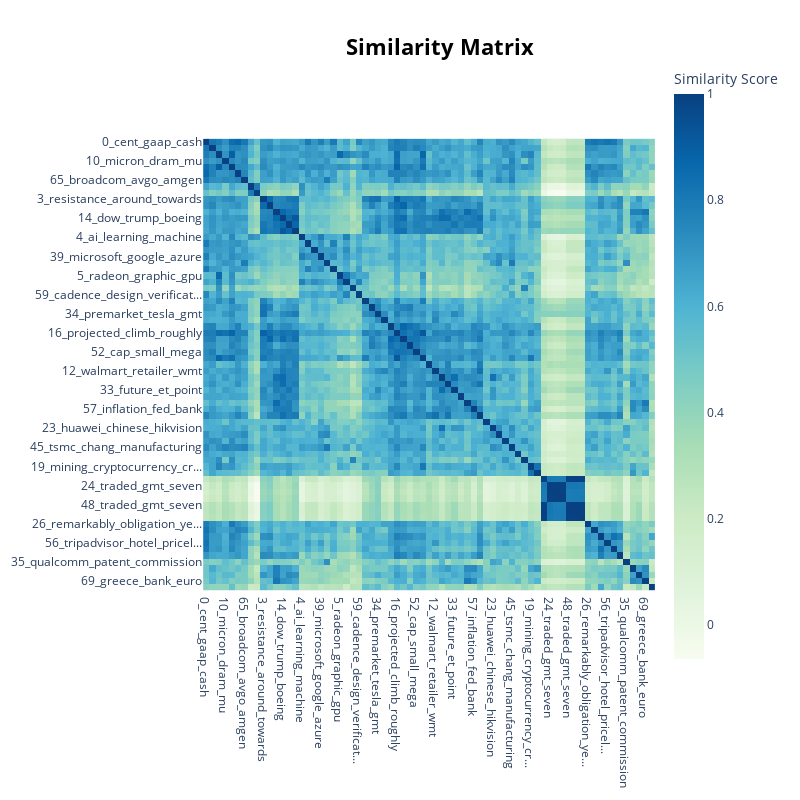

Source (notebook cell):
### Code cell
bert_topic.visualize_heatmap(n_clusters=15)

### Figure 1 — Plotly figure (JSON) as saved in the notebook; plotly's stock layout.template omitted (floating-point values rounded to 4 significant figures; data arrays with more than 128 entries replaced by an {"elided": "..."} marker saying what was removed)
{"data": [{"coloraxis": "coloraxis", "hovertemplate": "x: %{x}<br>y: %{y}<br>Similarity Score: %{z}<extra></extra>", "name": "0", "type": "heatmap", "x": ["0_cent_gaap_cash", "2_etf_fund_exposure", "8_gaming_gpus_gpu", "10_micron_dram_mu", "29_datacenter_graphic_gaming", "62_applied_material_amat", "65_broadcom_avgo_amgen", "1_driving_car_vehicle", "54_baidu_apollo_driving", "3_resistance_around_towards", "11_trading_call_vix", "13_percent_yield_dollar", "14_dow_trump_boeing", "31_point_wall_street", "50_dow_closed_jones", "4_ai_learning_machine", "22_storage_pure_western", "27_mellanox_ethernet_switch", "39_microsoft_google_azure", "46_qualcomm_nxp_broadcom", "66_netapp_cloud_flash", "5_radeon_graphic_gpu", "32_processor_supercomputer_...", "55_game_stadium_gaming", "59_cadence_design_verificat...", "6_target_rating_reiterates", "20_corporation_swing_therap...", "34_premarket_tesla_gmt", "70_nike_apparel_lilly", "7_tracey_podcast_value", "16_projected_climb_roughly", "18_portfolio_today_editor", "41_illumina_missed_biotech", "52_cap_small_mega", "61_gaming_demand_center", "9_close_performer_settle", "12_walmart_retailer_wmt", "15_tariff_trump_chinese", "25_oil_crude_energy", "33_future_et_point", "36_coronavirus_virus_outbreak", "47_brexit_bank_vote", "57_inflation_fed_bank", "67_forecast_versus_production", "17_facebook_user_ad", "23_huawei_chinese_hikvision", "28_iphone_india_ipad", "42_netflix_streaming_original", "45_tsmc_chang_manufacturing", "60_softbank_vision_fund", "63_game_esports_activision", "19_mining_cryptocurrency_cr...", "38_bitcoin_currency_cryptoc...", "21_traded_gmt_seven", "24_traded_gmt_seven", "30_traded_gmt_seven", "40_traded_gmt_seven", "48_traded_gmt_seven", "53_traded_gmt_seven", "68_traded_gmt_seven", "26_remarkably_obligation_ye...", "44_instrument_texas_ti", "49_surprise_beat_esp", "56_tripadvisor_hotel_pricel...", "58_ratio_peg_value", "64_period_member_eps", "35_qualcomm_patent_commission", "37_scenario_oil_target", "43_italy_rallied_soared", "69_greece_bank_euro", "51_eps_beat_com"], "xaxis": "x", "y": ["0_cent_gaap_cash", "2_etf_fund_exposure", "8_gaming_gpus_gpu", "10_micron_dram_mu", "29_datacenter_graphic_gaming", "62_applied_material_amat", "65_broadcom_avgo_amgen", "1_driving_car_vehicle", "54_baidu_apollo_driving", "3_resistance_around_towards", "11_trading_call_vix", "13_percent_yield_dollar", "14_dow_trump_boeing", "31_point_wall_street", "50_dow_closed_jones", "4_ai_learning_machine", "22_storage_pure_western", "27_mellanox_ethernet_switch", "39_microsoft_google_azure", "46_qualcomm_nxp_broadcom", "66_netapp_cloud_flash", "5_radeon_graphic_gpu", "32_processor_supercomputer_...", "55_game_stadium_gaming", "59_cadence_design_verificat...", "6_target_rating_reiterates", "20_corporation_swing_therap...", "34_premarket_tesla_gmt", "70_nike_apparel_lilly", "7_tracey_podcast_value", "16_projected_climb_roughly", "18_portfolio_today_editor", "41_illumina_missed_biotech", "52_cap_small_mega", "61_gaming_demand_center", "9_close_performer_settle", "12_walmart_retailer_wmt", "15_tariff_trump_chinese", "25_oil_crude_energy", "33_future_et_point", "36_coronavirus_virus_outbreak", "47_brexit_bank_vote", "57_inflation_fed_bank", "67_forecast_versus_production", "17_facebook_user_ad", "23_huawei_chinese_hikvision", "28_iphone_india_ipad", "42_netflix_streaming_original", "45_tsmc_chang_manufacturing", "60_softbank_vision_fund", "63_game_esports_activision", "19_mining_cryptocurrency_cr...", "38_bitcoin_currency_cryptoc...", "21_traded_gmt_seven", "24_traded_gmt_seven", "30_traded_gmt_seven", "40_traded_gmt_seven", "48_traded_gmt_seven", "53_traded_gmt_seven", "68_traded_gmt_seven", "26_remarkably_obligation_ye...", "44_instrument_texas_ti", "49_surprise_beat_esp", "56_tripadvisor_hotel_pricel...", "58_ratio_peg_value", "64_period_member_eps", "35_qualcomm_patent_commission", "37_scenario_oil_target", "43_italy_rallied_soared", "69_greece_bank_euro", "51_eps_beat_com"], "yaxis": "y", "z": {"elided": "71x71 float values"}}], "layout": {"coloraxis": {"colorbar": {"title": {"text": "Similarity Score"}}, "colorscale": [[0, "rgb(247,252,240)"], [0.125, "rgb(224,243,219)"], [0.25, "rgb(204,235,197)"], [0.375, "rgb(168,221,181)"], [0.5, "rgb(123,204,196)"], [0.625, "rgb(78,179,211)"], [0.75, "rgb(43,140,190)"], [0.875, "rgb(8,104,172)"], [1, "rgb(8,64,129)"]]}, "height": 800, "hoverlabel": {"bgcolor": "white", "font": {"family": "Rockwell", "size": 16}}, "legend": {"title": {"text": "Trend"}}, "margin": {"t": 60}, "showlegend": true, "title": {"font": {"color": "Black", "size": 22}, "text": "<b>Similarity Matrix</b>", "x": 0.55, "xanchor": "center", "y": 0.95, "yanchor": "top"}, "width": 800, "xaxis": {"anchor": "y", "constrain": "domain", "domain": [0, 1], "scaleanchor": "y"}, "yaxis": {"anchor": "x", "autorange": "reversed", "constrain": "domain", "domain": [0, 1]}}}
